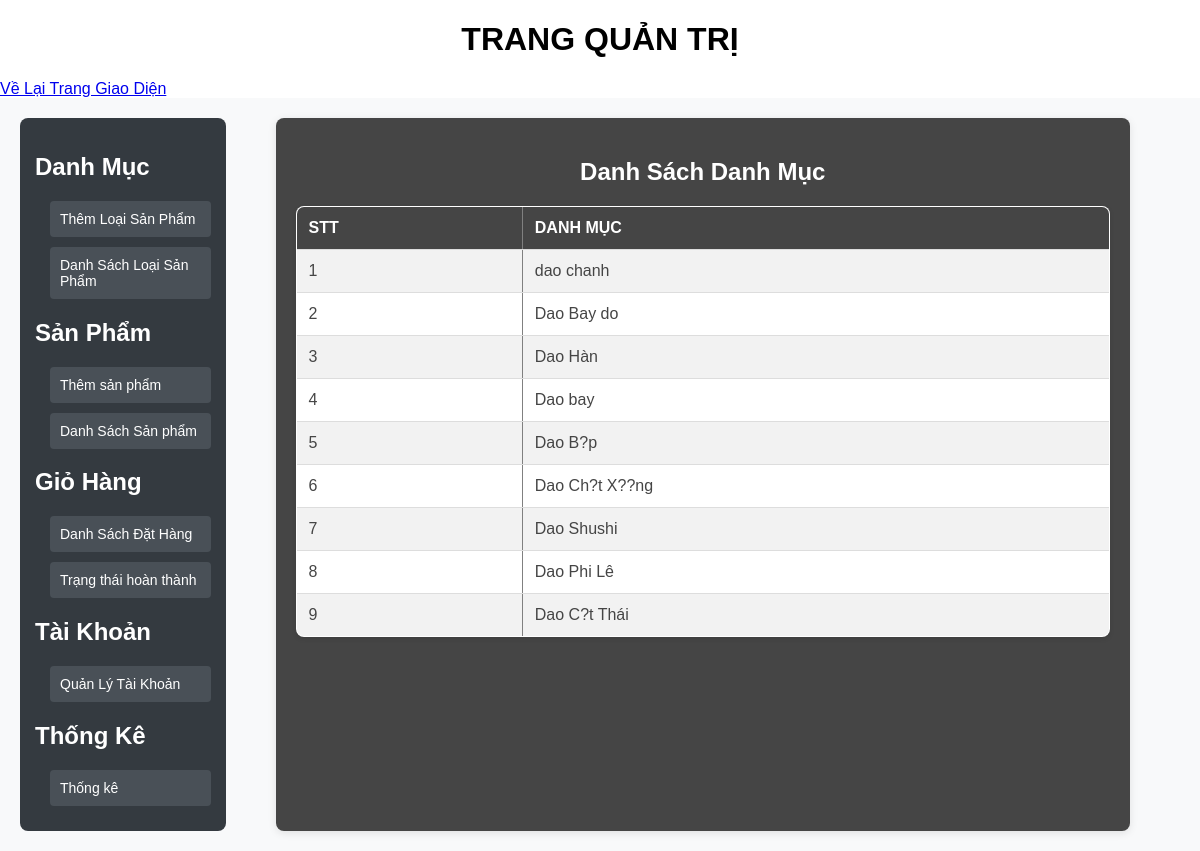
/admin/cartegorylist.php, run on the app's committed database.
### tables this page shows
CREATE TABLE `tbl_category` (
  `category_id` int(11) NOT NULL,
  `category_name` varchar(255) NOT NULL
);

### admin/database.php (called while the page is built, shortened)
<?php
class Database {
    private $link;
    public $host = DB_HOST;
    public $user = DB_USER;
    public $pass = DB_PASS;
    public $dbname = DB_NAME;
    private function connectDB() {
        $this->link = new mysqli($this->host, $this->user, $this->pass, $this->dbname);
    }
    public function select($query, $params = []) {
        $stmt = $this->prepare($query);
        $stmt->execute();
        $result = $stmt->get_result();
        if ($result->num_rows > 0) {
            return $result;
        } else {
            return false;
        }
    }
    public function prepare($query) {
        $stmt = $this->link->prepare($query);
        return $stmt;
    }
}
?>

### admin/class/cartegory_Class.php (called while the page is built, shortened)
<?php
include_once 'database.php';
class Category {
    private $db;
    public function __construct() {
        $this->db = new Database();
    }
    public function show_category() {
        $query = "SELECT * FROM tbl_category ORDER BY category_id DESC";
        return $this->db->select($query);
    }
}
?>

### admin/cartegorylist.php (the view, shortened to what this page needs)
<?php
include_once 'database.php';
include '/laragon/www/DuAn1/admin/class/cartegory_Class.php';
$category = new Category();
$show_category = $category->show_category();
?>
    <div class="admin-content-right">
        <div class="admin-content-right-category-list">
            <h1>Danh Sách Danh Mục</h1>
            <table border="1">
                <tr>
                    <th>STT</th>
                    <th>Danh Mục</th>
                </tr>
                <?php
                if ($show_category) {
                    $i = 0;
                    while ($result = $show_category->fetch_assoc()) {
                        $i++;
                        ?>
                        <tr>
                            <td><?php echo $i; ?></td>
                            <td><?php echo $result['category_name']; ?></td>
                        </tr>
                        <?php
                    }
                } else {
                    echo "<tr><td colspan='4'>Không có danh mục nào.</td></tr>";
                }
                ?>
            </table>
        </div>
    </div>

### admin/style.css (style rules this page uses)
body { background-color: #ffffff; color: white; font-family: Arial, sans-serif; margin: 0; padding: 0; }
.admin-content-right { margin: 20px; background-color: #444; padding: 20px; border-radius: 8px; box-shadow: 0 4px 8px rgba(0, 0, 0, 0.2); }
.admin-content { display: flex; font-family: Arial, sans-serif; background-color: #f8f9fa; padding: 20px; }
.admin-content-left { width: 250px; background-color: #343a40; padding: 15px; border-radius: 8px; }
.admin-content-left ul { list-style: none; padding: 0; margin: 0; }
.admin-content-left ul li { margin-bottom: 10px; }
.admin-content-left ul li a { color: #ffffff; text-decoration: none; font-size: 16px; display: block; padding: 10px; border-radius: 4px; transition: background-color 0.3s; }
.admin-content-left ul li ul { margin-top: 5px; padding-left: 15px; }
.admin-content-left ul li ul li a { font-size: 14px; background-color: #495057; }
.admin-content-right { width: 100%; max-width: 2000px; margin: 0 50px; padding: 20px; background-color: #454545; border-radius: 8px; box-shadow: 0 2px 8px rgba(0, 0, 0, 0.1); }

### admin/cartegorylist.php (style rules this page uses)
.admin-content-right { width: 100%; max-width: 2000px; margin: 0 50px; padding: 20px; background-color: #454545; border-radius: 8px; box-shadow: 0 2px 8px rgba(0, 0, 0, 0.1); }
.admin-content-right-category-list { width: 100%; max-width: 1200px; margin: 0 auto; }
.admin-content-right-category-list h1 { text-align: center; font-size: 24px; color: #fff; margin-bottom: 20px; }
.admin-content-right-category-list table { width: 100%; border-collapse: collapse; background-color: #fff; border-radius: 8px; overflow: hidden; box-shadow: 0 2px 5px rgba(0, 0, 0, 0.1); }
.admin-content-right-category-list table th, .admin-content-right-category-list table td { padding: 12px; text-align: left; border-bottom: 1px solid #ddd; font-size: 16px; color: #454545; }
.admin-content-right-category-list table th { background-color: #454545; color: white; text-transform: uppercase; }
.admin-content-right-category-list table tr:nth-child(even) { background-color: #f2f2f2; }

### data on the page
tbl_category: category_name "dao chanh"
tbl_category: category_name "Dao Bay do"
tbl_category: category_name "Dao Hàn"
tbl_category: category_name "Dao bay"
tbl_category: category_name "Dao B?p"
tbl_category: category_name "Dao Ch?t X??ng"
tbl_category: category_name "Dao Shushi"
tbl_category: category_name "Dao Phi Lê"
tbl_category: category_name "Dao C?t Thái"
